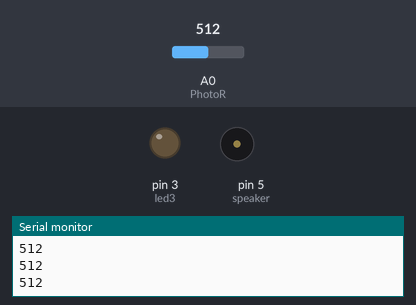
The sketch below on a simulated Arduino Uno, built with avr-gcc and run on an emulated ATmega328P. Parts: output pins drawn as LEDs (lit = HIGH), buzzer (waves = sounding), the last lines printed to the serial monitor. The inputs (shaded band) are chosen by the test bench; at power-on: A0 (PhotoR) = 512.

Above: at 1.3 s.
1.4 s: A0 (PhotoR) set to 971
3.2 s: A0 (PhotoR) set to 989
At 4.1 s:
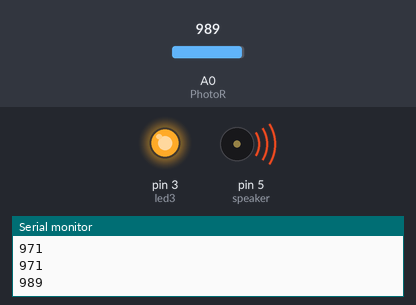
6.2 s: A0 (PhotoR) set to 970
At 6.7 s:
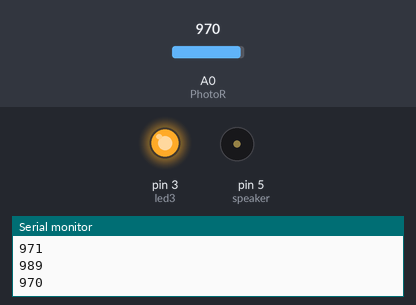
8.4 s: A0 (PhotoR) set to 990
At 9.0 s:
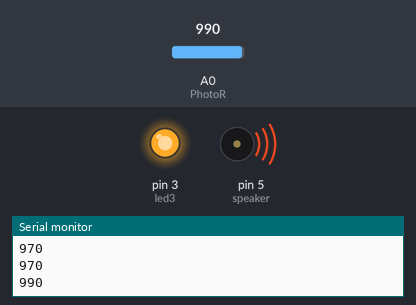
Timing chart, 0 to 12.4 s (numbered marks = the images above; inputs shaded):
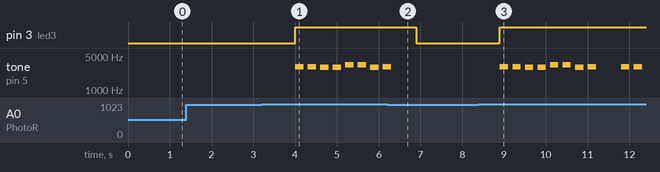

Measured:
- the behaviour switches between 980 and 981 on A0 (PhotoR) (found by bisection; images 0 and 1)
- after the input at 3.2 s, pin 3 (led3): LOW → HIGH after 0.80 s; tone on pin 5 (speaker): plays 3000 Hz for 0.20 s, 3000 Hz for 0.20 s, 2940 Hz for 0.20 s, 2940 Hz for 0.20 s, 3300 Hz for 0.20 s, 3300 Hz for 0.20 s … (8 notes in this stretch), starting after 0.80 s
- after the input at 6.2 s, pin 3 (led3): HIGH → LOW after 0.70 s; tone on pin 5 (speaker): goes on until 6.3 s, then stays silent
- after the input at 8.4 s, pin 3 (led3): LOW → HIGH after 0.50 s; tone on pin 5 (speaker): plays 3000 Hz for 0.20 s, 3000 Hz for 0.20 s, 2940 Hz for 0.20 s, 2940 Hz for 0.20 s, 3300 Hz for 0.20 s, 3300 Hz for 0.20 s … (10 notes in this stretch), starting after 0.50 s

The sketch:

____.ino
```cpp
int led3 = 3;
int btn = 2;
int PhotoR = A0;
int speaker = 5;

#define NOTE_C4  3000
#define NOTE_D4  2940
#define NOTE_E4  3300

void setup() {
  pinMode(led3, OUTPUT);
  pinMode(PhotoR, INPUT);
  Serial.begin(9600);
}

void loop() {
  int value = analogRead(PhotoR);
  Serial.println(value);
  delay(500);

  if(value > 980)
  {
    digitalWrite(led3, HIGH);
//    analogWrite(speaker, HIGH);
    tone(speaker, NOTE_C4, 200); delay(300);
    tone(speaker, NOTE_C4, 200); delay(300);

    tone(speaker, NOTE_D4, 200); delay(300);
    tone(speaker, NOTE_D4, 200); delay(300);

    tone(speaker, NOTE_E4, 200); delay(300);
    tone(speaker, NOTE_E4, 200); delay(300);

    tone(speaker, NOTE_D4, 200); delay(300);
    tone(speaker, NOTE_C4, 200); delay(300);
  }

  else
  {
    digitalWrite(led3, LOW);
    analogWrite(speaker, LOW);
    noTone(speaker);
  }
}
```
